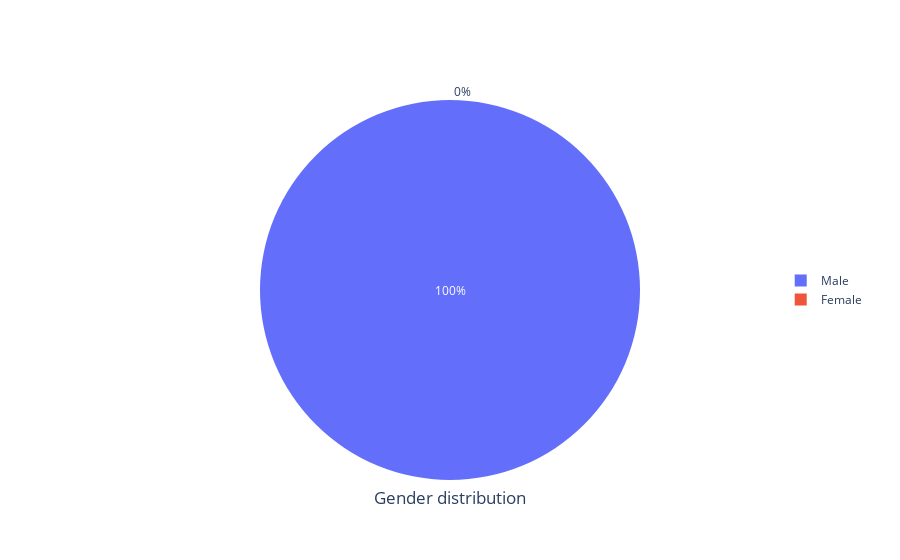

Write notebook code for a chart like this one.
### Markdown cell above
### Pie chart gender distribution

### Code cell
plots.gender_pie(sport_data)

### Figure 1 — Plotly figure (JSON) as saved in the notebook; plotly's stock layout.template omitted (floating-point values rounded to 4 significant figures)
{"data": [{"domain": {"x": [0, 1], "y": [0, 1]}, "hovertemplate": "label=%{label}<br>value=%{value}<extra></extra>", "labels": ["Male", "Female"], "legendgroup": "", "name": "", "showlegend": true, "type": "pie", "values": [24, 0]}], "layout": {"legend": {"tracegroupgap": 0, "y": 0.5}, "paper_bgcolor": "rgba(0,0,0,0)", "title": {"text": "Gender distribution", "x": 0.5, "y": 0.1}}}
